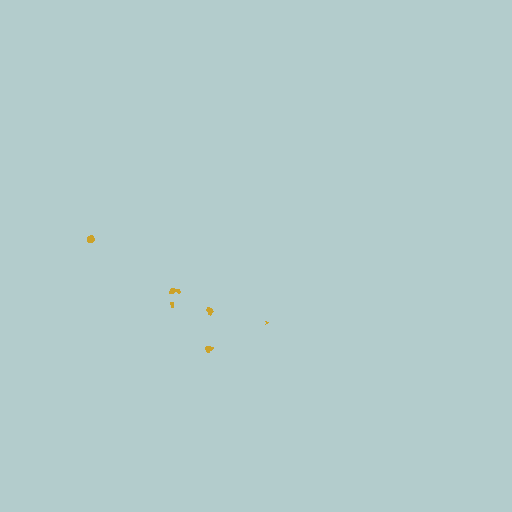
%> input picture optical-retina/Horizontals/DRP/ExampleData/Specks/I/A2tweak_C001Z001.0000.tif, 512 x 512 px; its folder holds 4 pictures in this run
$ octave DRP_3D.m   (GNU Octave 9; MATLAB toolbox functions it lacks are replaced by stand-ins)
%> lines starting %> are read from the running program, lines starting %| are printed output that depends on the picture; in (x1, y1, x2, y2) boxes, pixels count from 0 and x2, y2 are one past the last pixel; in counts of white or black regions, pixels touching at a corner belong together; the program's own positions count from 1
### optical-retina/jmFunctions/GetMyDir.m
function[TPN] = GetMyDir()


%% Get Folder

if ~exist('.\temp'), mkdir('.\temp'),end

if exist('.\temp\Last.mat')
     load(['.\temp\Last.mat'])
     if exist(Last)
        TPN=uigetdir(Last)
     else
         TPN=uigetdir
     end
else
    TPN=uigetdir
%> the answer given: ../../../../Horizontals/DRP/ExampleData/Specks/I
end

TPN= [TPN '\'];

Last=TPN;
if Last>0
save('.\temp\Last.mat','Last')
end

### optical-retina/Analyze4/Funct/functions1/dist.m
function[d]=dist(A,B)

%finds distance between two vectors in form A (n,3,n) and B (1,3)
A=double(A); B=double(B);
d=sqrt((A(:,1,:)-B(1)).^2 + (A(:,2,:)-B(2)).^2 + (A(:,3,:)-B(3)).^2);

### optical-retina/Analyze4/Horizontals/DRP/DRPprograms/DRP_3D.m
%% Give  both 3D and 2D versions of DRP
%Helps to filter the crap out of image prior to thresholding ( so long as
%objects dont touch

%%Resolutions
    % 60x z2 1024 = .103 FV1000
    % 25x z1 1024 = .4944 ? not tested
clear all
colormap gray(256)

TPN = GetMyDir;
%load([TPN 'Temp.mat'])

'getting image info', pause(.1)
prompt = {'Minimum Object size ','Dimensions ', 'xyum ', 'zum','Bin'};
nLines = 1;

Title='Get Image Info';

ImageInfo= inputdlg(prompt,Title,nLines,{'100','3','.4944','2','6'});
%> the answer given: 100, 3, .4944, 2, 6
for i = 1:length(ImageInfo)
    ImageInfo{i}= str2num(ImageInfo{i});
end
pause(.01)

minObSize=ImageInfo{1};
Dim = ImageInfo{2};
xyum = ImageInfo{3};
zum = ImageInfo{4};
Bin = ImageInfo{5};

%% Get image
'getting image'
TPNi=[TPN 'I']
Idir=dir(TPNi);
In={};
for i = 1: length(Idir)
    name=Idir(i).name;
    LN=length(name);
    if LN>=3
        if sum(name(LN-3:LN)=='.tif')==4;
            In{length(In)+1}=name;
        end
    end
end

I = imread([TPNi '\' In{1}]);
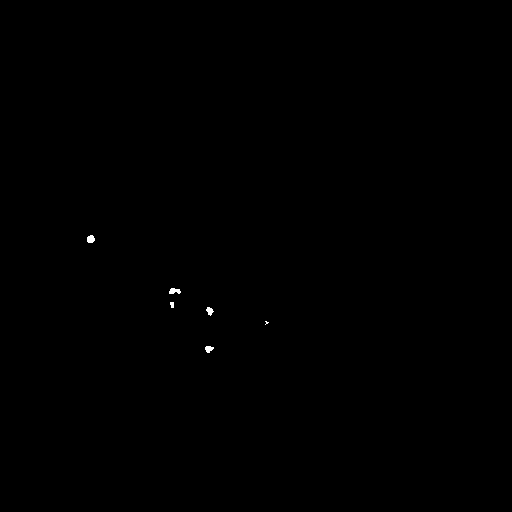
%> I: size 512x512 uint8; values 0 (black) and 1 (white), 0.08% white; 6 white regions (1 under 20 px), largest, box (x1, y1, x2, y2) and area: (169, 288, 181, 294) 53, (87, 235, 95, 243) 52, (205, 346, 214, 353) 44, (206, 307, 214, 316) 43, (170, 302, 174, 308) 21
siz = [size(I,1) size(I,2) length(In)];
%> siz = [512 512 4]
I = zeros(siz,'uint8');
for i = 1:siz(3)
    I(:,:,i)=imread([TPNi '\' In{i}]);
%> I: size 512x512x4 uint8
end
Imax=max(I,[],3);
%> Imax: size 512x512 uint8; values 0 (black) and 1 (white), 0.17% white; 7 white regions (1 under 20 px), largest, box (x1, y1, x2, y2) and area: (204, 343, 216, 356) 107, (86, 234, 95, 245) 77, (168, 300, 178, 311) 76, (111, 236, 121, 245) 66, (205, 307, 215, 316) 60, (169, 288, 181, 294) 53
image(Imax*255/max(Imax(:)));

I = I > median(I(:)); %remove any background
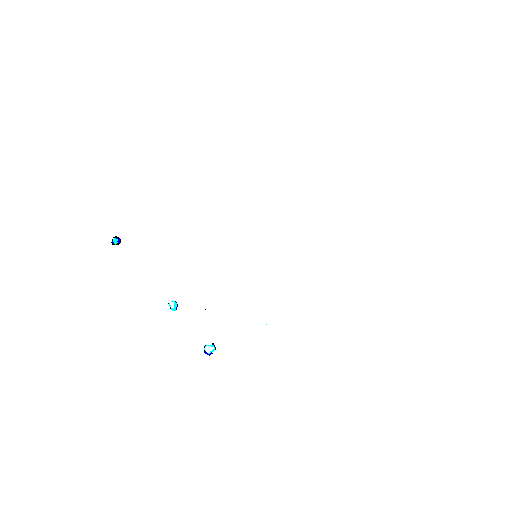
%> I: size 512x512x4 logical; mean R, G, B, A 0.000843, 0.00119, 0.00124, 0.00104; transparent parts drawn white

%% Grab positions
'grabbing positions'
[I numOb] = bwlabeln(I,26);
%> I: size 512x512x4 double
Pos=[];
for i = 1: numOb
    ObInd=find(I==i);
    if length(ObInd)>=minObSize  %if big enough
        [y x z] = ind2sub(siz,ObInd);
        Pos(size(Pos,1)+1,:)=mean([y x z],1);
    end %% if big enough
    ['imaging ' num2str(i) ' of ' num2str(numOb)]
end

%%Show centers
CentI=sub2ind(siz,round(Pos(:,1)),round(Pos(:,2)),round(Pos(:,3)));
Centers=(I>0)*50;
Centers(CentI)=200;
%> Centers: size 512x512x4 double; mean R, G, B, A 0, 0.1, 0.1, 0.1; mean of the top-left, top-right, bottom-left and bottom-right quarters 0.1, 0, 0.1, 0
ImwriteNp(TPN,Centers,'Centers')
%> (this line was passed over: ImwriteNp is not available in this run)
clear Centers I

%%Scale Positions
Pos(:,1:2)=Pos(:,1:2)*xyum;
Pos(:,3)=Pos(:,3)*zum;

%% Find Dists to centers
Dnum=size(Pos,1);
Dists=zeros(Dnum);
for d = 1:Dnum
    Dists(d,:)=sort(dist(Pos(:,1:Dim), Pos(d,1:Dim)));
end

%% Nearest Neighbor
mDists=mean(Dists,1);
Near=Dists(:,2);
hNear=hist(Near,2.5:5:max(Near(:)));


%% Density Recovery Profile
' Running DRP'
%Calculate distance to areas
A=zeros(siz,'uint8')+1; % create field of ones for area assignmen
APos=zeros(sub2ind(siz(1:2),siz(1),siz(2)),3,siz(3));
for i = 1: size(A,3)
    i
[Ay Ax]=ind2sub([siz(1) siz(2)],find(A(:,:,i)));
APos(:,3,i)=i*zum;
APos(:,1:2,i)=[Ay*xyum Ax*xyum];
end

clear Ay Ax Az A

%% Create matricis for dist hist
maxDist=max(Dists(:));
DUsed=((1:fix(maxDist))+.5)';
Cnum=zeros(Dnum,size(DUsed,1),siz(3));  %hist of cell bodies relative to each cellbody
Anum=Cnum; %hist of area pixels relative to each cell body
DistsA=Dnum
for c = 1:Dnum
    for i = 1:siz(3)
    DistsA=sqrt((APos(:,1,i)-Pos(c,1)).^2 + (APos(:,2,i)-Pos(c,2)).^2 + (APos(:,3,i)-Pos(c,3)).^2);  %Distance of each pixel to dot
    Cnum(c,:,i)=hist(Dists(c,:),DUsed);
    Anum(c,:,i)=hist(DistsA,DUsed);

    end
    PercentDoneMapping=c/Dnum*100
end
Csum=sum(sum(Cnum,3),1)';
Asum=sum(sum(Anum,3),1)';
CoA=Csum./Asum;
bar(CoA)
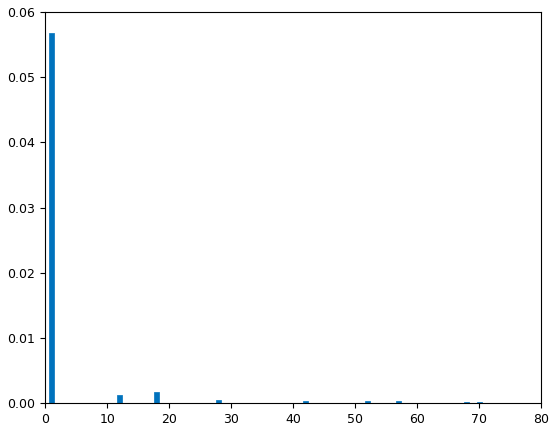
%> figure redrawn from the program's plot data; tallest bar 0.0568 high, from x = 0.6 to 1.4

save([TPN 'Cnum.mat'],'Cnum')
save([TPN 'Anum.mat'],'Anum')

%% Bin
for d = 1 : size(Asum,1)
    Cbin(d)=sum(Csum(max(d-Bin/2,2):min(d+Bin/2,size(Csum,1))));
    Abin(d)=sum(Asum(max(d-Bin/2,2):min(d+Bin/2,size(Asum,1))));
end
CAbin=Cbin./Abin;
plot(CAbin)
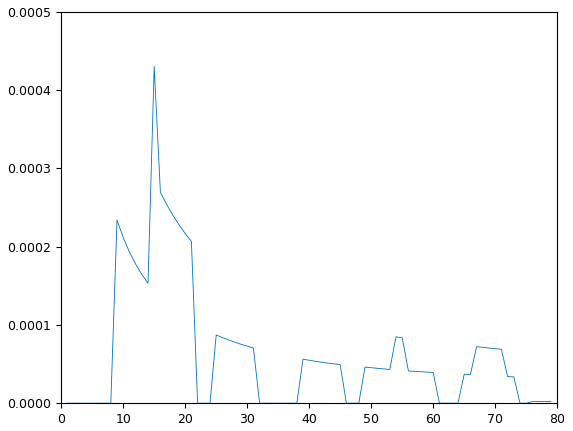
%> figure redrawn from the program's plot data; curve peaks at x = 15, y = 0.00043
bar(Abin)
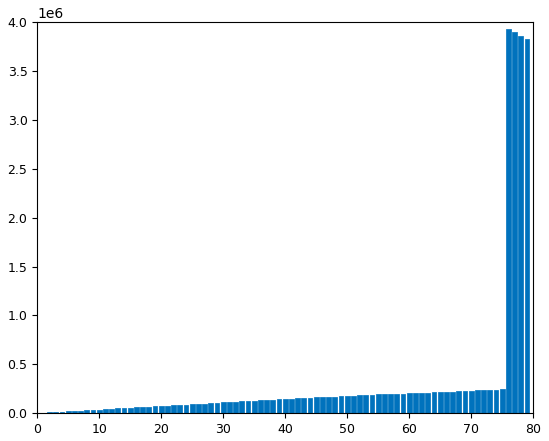
%> figure redrawn from the program's plot data; tallest bar 3926770 high, from x = 75.6 to 76.4
bar(Cbin)
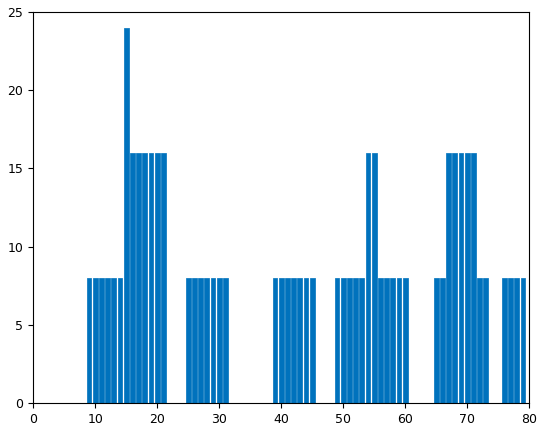
%> figure redrawn from the program's plot data; tallest bar 24 high, from x = 14.6 to 15.4
subplot(2,1,1)
image(Imax*1000)
subplot(2,1,2)
bar(CAbin(1:200)),pause(.01)
%> (this line was passed over: bar is not available in this run)
